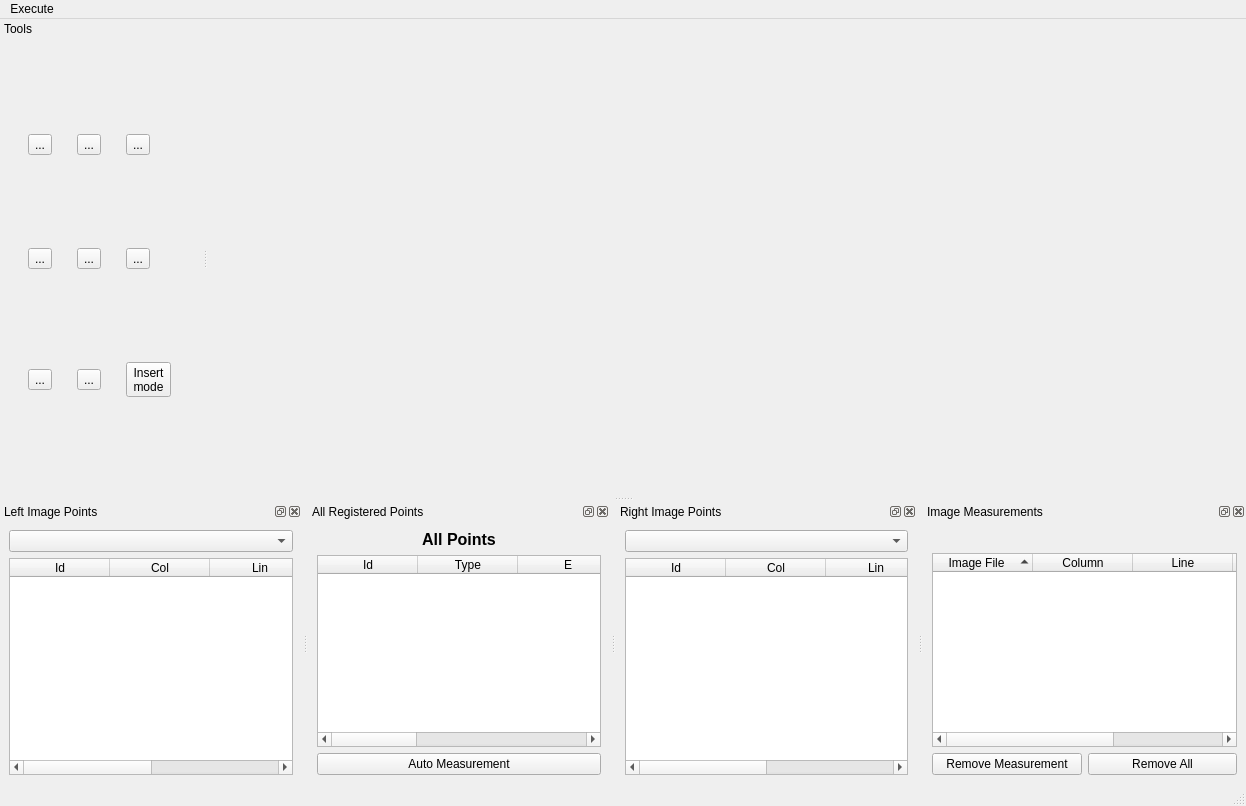
 <widget class="QMainWindow" name="PTMainWindow">
  <property name="geometry">
   <rect>
    <x>0</x>
    <y>0</y>
    <width>1246</width>
    <height>806</height>
   </rect>
  </property>
  <property name="windowTitle">
   <string>MainWindow</string>
  </property>
  <property name="autoFillBackground">
   <bool>true</bool>
  </property>
  <widget class="QWidget" name="centralwidget">
   <property name="maximumSize">
    <size>
     <width>16777215</width>
     <height>16777215</height>
    </size>
   </property>
   <layout class="QHBoxLayout" name="horizontalLayout">
    <item>
     <layout class="QVBoxLayout" name="viewerLayout">
      <property name="sizeConstraint">
       <enum>QLayout::SetNoConstraint</enum>
      </property>
     </layout>
    </item>
   </layout>
  </widget>
  <widget class="QMenuBar" name="menubar">
   <property name="geometry">
    <rect>
     <x>0</x>
     <y>0</y>
     <width>1246</width>
     <height>25</height>
    </rect>
   </property>
   <widget class="QMenu" name="menuExecute">
    <property name="title">
     <string>Execute</string>
    </property>
    <addaction name="actionCalculateFotoTri"/>
   </widget>
   <addaction name="menuExecute"/>
  </widget>
  <widget class="QStatusBar" name="statusBar"/>
  <widget class="QDockWidget" name="leftImageDock">
   <property name="sizePolicy">
    <sizepolicy hsizetype="MinimumExpanding" vsizetype="Preferred">
     <horstretch>0</horstretch>
     <verstretch>0</verstretch>
    </sizepolicy>
   </property>
   <property name="minimumSize">
    <size>
     <width>107</width>
     <height>164</height>
    </size>
   </property>
   <property name="features">
    <set>QDockWidget::AllDockWidgetFeatures</set>
   </property>
   <property name="allowedAreas">
    <set>Qt::BottomDockWidgetArea</set>
   </property>
   <property name="windowTitle">
    <string>Left Image Points</string>
   </property>
   <attribute name="dockWidgetArea">
    <number>8</number>
   </attribute>
   <widget class="QWidget" name="dockWidgetContents_7">
    <layout class="QVBoxLayout" name="verticalLayout">
     <item>
      <widget class="QComboBox" name="leftImageComboBox"/>
     </item>
     <item>
      <widget class="br::uerj::eng::efoto::ETableWidget" name="leftImageTableWidget">
       <property name="focusPolicy">
        <enum>Qt::StrongFocus</enum>
       </property>
       <property name="toolTip">
        <string comment="disambi" extracomment="comment">&lt;!DOCTYPE HTML PUBLIC &quot;-//W3C//DTD HTML 4.0//EN&quot; &quot;http://www.w3.org/TR/REC-html40/strict.dtd&quot;&gt;
&lt;html&gt;&lt;head&gt;&lt;meta name=&quot;qrichtext&quot; content=&quot;1&quot; /&gt;&lt;style type=&quot;text/css&quot;&gt;
p, li { white-space: pre-wrap; }
&lt;/style&gt;&lt;/head&gt;&lt;body style=&quot; font-family:'Sans'; font-size:10pt; font-weight:400; font-style:normal;&quot;&gt;
&lt;p style=&quot; margin-top:0px; margin-bottom:0px; margin-left:0px; margin-right:0px; -qt-block-indent:0; text-indent:0px;&quot;&gt;&lt;span style=&quot; color:#000000;&quot;&gt;Table with image's points&lt;/span&gt;&lt;/p&gt;&lt;/body&gt;&lt;/html&gt;</string>
       </property>
       <property name="editTriggers">
        <set>QAbstractItemView::NoEditTriggers</set>
       </property>
       <property name="showDropIndicator" stdset="0">
        <bool>false</bool>
       </property>
       <property name="dragDropOverwriteMode">
        <bool>false</bool>
       </property>
       <property name="sortingEnabled">
        <bool>true</bool>
       </property>
       <property name="rowCount">
        <number>0</number>
       </property>
       <property name="columnCount">
        <number>4</number>
       </property>
       <column>
        <property name="text">
         <string>Id</string>
        </property>
       </column>
       <column>
        <property name="text">
         <string>Col</string>
        </property>
       </column>
       <column>
        <property name="text">
         <string>Lin</string>
        </property>
       </column>
       <column>
        <property name="text">
         <string>key</string>
        </property>
       </column>
      </widget>
     </item>
    </layout>
   </widget>
  </widget>
  <widget class="QDockWidget" name="pointsDock">
   <property name="sizePolicy">
    <sizepolicy hsizetype="MinimumExpanding" vsizetype="Preferred">
     <horstretch>0</horstretch>
     <verstretch>0</verstretch>
    </sizepolicy>
   </property>
   <property name="minimumSize">
    <size>
     <width>259</width>
     <height>187</height>
    </size>
   </property>
   <property name="features">
    <set>QDockWidget::AllDockWidgetFeatures</set>
   </property>
   <property name="allowedAreas">
    <set>Qt::BottomDockWidgetArea</set>
   </property>
   <property name="windowTitle">
    <string>All Registered Points</string>
   </property>
   <attribute name="dockWidgetArea">
    <number>8</number>
   </attribute>
   <widget class="QWidget" name="dockWidgetContents_8">
    <layout class="QVBoxLayout" name="verticalLayout_2">
     <item>
      <widget class="QLabel" name="label_2">
       <property name="sizePolicy">
        <sizepolicy hsizetype="Minimum" vsizetype="Preferred">
         <horstretch>0</horstretch>
         <verstretch>0</verstretch>
        </sizepolicy>
       </property>
       <property name="text">
        <string>&lt;!DOCTYPE HTML PUBLIC &quot;-//W3C//DTD HTML 4.0//EN&quot; &quot;http://www.w3.org/TR/REC-html40/strict.dtd&quot;&gt;
&lt;html&gt;&lt;head&gt;&lt;meta name=&quot;qrichtext&quot; content=&quot;1&quot; /&gt;&lt;style type=&quot;text/css&quot;&gt;
p, li { white-space: pre-wrap; }
&lt;/style&gt;&lt;/head&gt;&lt;body style=&quot; font-family:'MS Shell Dlg 2'; font-size:8.25pt; font-weight:400; font-style:normal;&quot;&gt;
&lt;p align=&quot;center&quot; style=&quot; margin-top:0px; margin-bottom:0px; margin-left:0px; margin-right:0px; -qt-block-indent:0; text-indent:0px;&quot;&gt;&lt;span style=&quot; font-size:12pt; font-weight:600;&quot;&gt;All Points&lt;/span&gt;&lt;/p&gt;&lt;/body&gt;&lt;/html&gt;</string>
       </property>
      </widget>
     </item>
     <item>
      <widget class="br::uerj::eng::efoto::ETableWidget" name="pointsTableWidget">
       <property name="toolTip">
        <string>&lt;!DOCTYPE HTML PUBLIC &quot;-//W3C//DTD HTML 4.0//EN&quot; &quot;http://www.w3.org/TR/REC-html40/strict.dtd&quot;&gt;
&lt;html&gt;&lt;head&gt;&lt;meta name=&quot;qrichtext&quot; content=&quot;1&quot; /&gt;&lt;style type=&quot;text/css&quot;&gt;
p, li { white-space: pre-wrap; }
&lt;/style&gt;&lt;/head&gt;&lt;body style=&quot; font-family:'Sans'; font-size:10pt; font-weight:400; font-style:normal;&quot;&gt;
&lt;p style=&quot; margin-top:0px; margin-bottom:0px; margin-left:0px; margin-right:0px; -qt-block-indent:0; text-indent:0px;&quot;&gt;&lt;span style=&quot; color:#000000;&quot;&gt;Table with all points&lt;/span&gt;&lt;/p&gt;&lt;/body&gt;&lt;/html&gt;</string>
       </property>
       <property name="sortingEnabled">
        <bool>true</bool>
       </property>
       <property name="rowCount">
        <number>0</number>
       </property>
       <property name="columnCount">
        <number>6</number>
       </property>
       <column>
        <property name="text">
         <string>Id</string>
        </property>
       </column>
       <column>
        <property name="text">
         <string>Type</string>
        </property>
       </column>
       <column>
        <property name="text">
         <string>E</string>
        </property>
       </column>
       <column>
        <property name="text">
         <string>N</string>
        </property>
       </column>
       <column>
        <property name="text">
         <string>H</string>
        </property>
       </column>
       <column>
        <property name="text">
         <string>keys</string>
        </property>
       </column>
      </widget>
     </item>
     <item>
      <widget class="QPushButton" name="autoMeasurementButton">
       <property name="text">
        <string>Auto Measurement</string>
       </property>
      </widget>
     </item>
    </layout>
   </widget>
  </widget>
  <widget class="QDockWidget" name="rightImageDock">
   <property name="sizePolicy">
    <sizepolicy hsizetype="MinimumExpanding" vsizetype="Preferred">
     <horstretch>0</horstretch>
     <verstretch>0</verstretch>
    </sizepolicy>
   </property>
   <property name="minimumSize">
    <size>
     <width>107</width>
     <height>164</height>
    </size>
   </property>
   <property name="features">
    <set>QDockWidget::AllDockWidgetFeatures</set>
   </property>
   <property name="allowedAreas">
    <set>Qt::BottomDockWidgetArea</set>
   </property>
   <property name="windowTitle">
    <string>Right Image Points</string>
   </property>
   <attribute name="dockWidgetArea">
    <number>8</number>
   </attribute>
   <widget class="QWidget" name="dockWidgetContents_9">
    <layout class="QVBoxLayout" name="verticalLayout_3">
     <item>
      <widget class="QComboBox" name="rightImageComboBox"/>
     </item>
     <item>
      <widget class="br::uerj::eng::efoto::ETableWidget" name="rightImageTableWidget">
       <property name="toolTip">
        <string>&lt;!DOCTYPE HTML PUBLIC &quot;-//W3C//DTD HTML 4.0//EN&quot; &quot;http://www.w3.org/TR/REC-html40/strict.dtd&quot;&gt;
&lt;html&gt;&lt;head&gt;&lt;meta name=&quot;qrichtext&quot; content=&quot;1&quot; /&gt;&lt;style type=&quot;text/css&quot;&gt;
p, li { white-space: pre-wrap; }
&lt;/style&gt;&lt;/head&gt;&lt;body style=&quot; font-family:'Sans'; font-size:10pt; font-weight:400; font-style:normal;&quot;&gt;
&lt;p style=&quot; margin-top:0px; margin-bottom:0px; margin-left:0px; margin-right:0px; -qt-block-indent:0; text-indent:0px;&quot;&gt;&lt;span style=&quot; color:#000000;&quot;&gt;Table with image's points&lt;/span&gt;&lt;/p&gt;&lt;/body&gt;&lt;/html&gt;</string>
       </property>
       <property name="sortingEnabled">
        <bool>true</bool>
       </property>
       <property name="rowCount">
        <number>0</number>
       </property>
       <property name="columnCount">
        <number>4</number>
       </property>
       <column>
        <property name="text">
         <string>Id</string>
        </property>
       </column>
       <column>
        <property name="text">
         <string>Col</string>
        </property>
       </column>
       <column>
        <property name="text">
         <string>Lin</string>
        </property>
       </column>
       <column>
        <property name="text">
         <string>Key</string>
        </property>
       </column>
      </widget>
     </item>
    </layout>
   </widget>
  </widget>
  <widget class="QDockWidget" name="toolsDockWidget">
   <property name="sizePolicy">
    <sizepolicy hsizetype="Minimum" vsizetype="Minimum">
     <horstretch>0</horstretch>
     <verstretch>0</verstretch>
    </sizepolicy>
   </property>
   <property name="minimumSize">
    <size>
     <width>202</width>
     <height>177</height>
    </size>
   </property>
   <property name="maximumSize">
    <size>
     <width>500</width>
     <height>524287</height>
    </size>
   </property>
   <property name="baseSize">
    <size>
     <width>200</width>
     <height>300</height>
    </size>
   </property>
   <property name="features">
    <set>QDockWidget::DockWidgetMovable</set>
   </property>
   <property name="allowedAreas">
    <set>Qt::LeftDockWidgetArea|Qt::RightDockWidgetArea</set>
   </property>
   <property name="windowTitle">
    <string>Tools</string>
   </property>
   <attribute name="dockWidgetArea">
    <number>1</number>
   </attribute>
   <widget class="QWidget" name="dockWidgetContents_2">
    <layout class="QGridLayout" name="gridLayout">
     <item row="0" column="0">
      <widget class="QToolButton" name="markToolButton">
       <property name="toolTip">
        <string>&lt;!DOCTYPE HTML PUBLIC &quot;-//W3C//DTD HTML 4.0//EN&quot; &quot;http://www.w3.org/TR/REC-html40/strict.dtd&quot;&gt;
&lt;html&gt;&lt;head&gt;&lt;meta name=&quot;qrichtext&quot; content=&quot;1&quot; /&gt;&lt;style type=&quot;text/css&quot;&gt;
p, li { white-space: pre-wrap; }
&lt;/style&gt;&lt;/head&gt;&lt;body style=&quot; font-family:'Ubuntu'; font-size:11pt; font-weight:400; font-style:normal;&quot;&gt;
&lt;p style=&quot; margin-top:0px; margin-bottom:0px; margin-left:0px; margin-right:0px; -qt-block-indent:0; text-indent:0px;&quot;&gt;&lt;span style=&quot; font-family:'Sans'; font-size:8pt; font-weight:600; color:#000000;&quot;&gt;Create a photogrammetric point in project&lt;/span&gt;&lt;/p&gt;&lt;/body&gt;&lt;/html&gt;</string>
       </property>
       <property name="text">
        <string>...</string>
       </property>
       <property name="icon">
        <iconset resource="../resource/resource.qrc">
         <normaloff>:/icon/addmark.png</normaloff>:/icon/addmark.png</iconset>
       </property>
       <property name="iconSize">
        <size>
         <width>32</width>
         <height>32</height>
        </size>
       </property>
      </widget>
     </item>
     <item row="0" column="1">
      <widget class="QToolButton" name="flightDirectionToolButton">
       <property name="text">
        <string>...</string>
       </property>
       <property name="icon">
        <iconset resource="../resource/resource.qrc">
         <normaloff>:/icon/fd.png</normaloff>:/icon/fd.png</iconset>
       </property>
       <property name="iconSize">
        <size>
         <width>32</width>
         <height>32</height>
        </size>
       </property>
      </widget>
     </item>
     <item row="0" column="2">
      <widget class="QToolButton" name="calculateFotoTriToolButton">
       <property name="toolTip">
        <string>&lt;html&gt;&lt;head/&gt;&lt;body&gt;&lt;p&gt;&lt;span style=&quot; font-size:8pt; font-weight:600;&quot;&gt;Execute photo-triangulation&lt;/span&gt;&lt;/p&gt;&lt;/body&gt;&lt;/html&gt;</string>
       </property>
       <property name="text">
        <string>...</string>
       </property>
       <property name="icon">
        <iconset resource="../resource/resource.qrc">
         <normaloff>:/icon/exterior.png</normaloff>:/icon/exterior.png</iconset>
       </property>
       <property name="iconSize">
        <size>
         <width>32</width>
         <height>32</height>
        </size>
       </property>
      </widget>
     </item>
     <item row="1" column="0">
      <widget class="QToolButton" name="saveMarksButton">
       <property name="toolTip">
        <string>&lt;!DOCTYPE HTML PUBLIC &quot;-//W3C//DTD HTML 4.0//EN&quot; &quot;http://www.w3.org/TR/REC-html40/strict.dtd&quot;&gt;
&lt;html&gt;&lt;head&gt;&lt;meta name=&quot;qrichtext&quot; content=&quot;1&quot; /&gt;&lt;style type=&quot;text/css&quot;&gt;
p, li { white-space: pre-wrap; }
&lt;/style&gt;&lt;/head&gt;&lt;body style=&quot; font-family:'Ubuntu'; font-size:11pt; font-weight:400; font-style:normal;&quot;&gt;
&lt;p style=&quot; margin-top:0px; margin-bottom:0px; margin-left:0px; margin-right:0px; -qt-block-indent:0; text-indent:0px;&quot;&gt;&lt;span style=&quot; font-family:'MS Shell Dlg 2'; font-size:8pt; font-weight:600; color:#000000;&quot;&gt;Save measurements&lt;/span&gt;&lt;/p&gt;&lt;/body&gt;&lt;/html&gt;</string>
       </property>
       <property name="text">
        <string>...</string>
       </property>
       <property name="icon">
        <iconset resource="../resource/resource.qrc">
         <normaloff>:/icon/filesave</normaloff>:/icon/filesave</iconset>
       </property>
       <property name="iconSize">
        <size>
         <width>32</width>
         <height>32</height>
        </size>
       </property>
      </widget>
     </item>
     <item row="1" column="1">
      <widget class="QToolButton" name="viewReportToolButton">
       <property name="toolTip">
        <string>&lt;html&gt;&lt;head/&gt;&lt;body&gt;&lt;p&gt;&lt;span style=&quot; font-size:8pt; font-weight:600;&quot;&gt;View calculated exterior orientation parameters&lt;/span&gt;&lt;/p&gt;&lt;/body&gt;&lt;/html&gt;</string>
       </property>
       <property name="text">
        <string>...</string>
       </property>
       <property name="icon">
        <iconset resource="../resource/resource.qrc">
         <normaloff>:/icon/table.png</normaloff>:/icon/table.png</iconset>
       </property>
       <property name="iconSize">
        <size>
         <width>32</width>
         <height>32</height>
        </size>
       </property>
      </widget>
     </item>
     <item row="1" column="2">
      <widget class="QToolButton" name="exportToKmlButton">
       <property name="toolTip">
        <string>&lt;!DOCTYPE HTML PUBLIC &quot;-//W3C//DTD HTML 4.0//EN&quot; &quot;http://www.w3.org/TR/REC-html40/strict.dtd&quot;&gt;
&lt;html&gt;&lt;head&gt;&lt;meta name=&quot;qrichtext&quot; content=&quot;1&quot; /&gt;&lt;style type=&quot;text/css&quot;&gt;
p, li { white-space: pre-wrap; }
&lt;/style&gt;&lt;/head&gt;&lt;body style=&quot; font-family:'Ubuntu'; font-size:11pt; font-weight:400; font-style:normal;&quot;&gt;
&lt;p style=&quot; margin-top:0px; margin-bottom:0px; margin-left:0px; margin-right:0px; -qt-block-indent:0; text-indent:0px;&quot;&gt;&lt;span style=&quot; font-family:'MS Shell Dlg 2'; font-size:8pt; font-weight:600; color:#000000;&quot;&gt;Make a kml file displaying ground coordinates and image footprints&lt;/span&gt;&lt;/p&gt;&lt;/body&gt;&lt;/html&gt;</string>
       </property>
       <property name="text">
        <string>...</string>
       </property>
       <property name="icon">
        <iconset resource="../resource/resource.qrc">
         <normaloff>:/icon/exportKMLIcon.png</normaloff>:/icon/exportKMLIcon.png</iconset>
       </property>
       <property name="iconSize">
        <size>
         <width>32</width>
         <height>32</height>
        </size>
       </property>
      </widget>
     </item>
     <item row="2" column="0">
      <widget class="QToolButton" name="reportButton">
       <property name="toolTip">
        <string>&lt;!DOCTYPE HTML PUBLIC &quot;-//W3C//DTD HTML 4.0//EN&quot; &quot;http://www.w3.org/TR/REC-html40/strict.dtd&quot;&gt;
&lt;html&gt;&lt;head&gt;&lt;meta name=&quot;qrichtext&quot; content=&quot;1&quot; /&gt;&lt;style type=&quot;text/css&quot;&gt;
p, li { white-space: pre-wrap; }
&lt;/style&gt;&lt;/head&gt;&lt;body style=&quot; font-family:'Ubuntu'; font-size:11pt; font-weight:400; font-style:normal;&quot;&gt;
&lt;p style=&quot; margin-top:0px; margin-bottom:0px; margin-left:0px; margin-right:0px; -qt-block-indent:0; text-indent:0px;&quot;&gt;&lt;span style=&quot; font-family:'MS Shell Dlg 2'; font-size:8pt; font-weight:600; color:#000000;&quot;&gt;Photo-triangulation report &lt;/span&gt;&lt;/p&gt;&lt;/body&gt;&lt;/html&gt;</string>
       </property>
       <property name="text">
        <string>...</string>
       </property>
       <property name="icon">
        <iconset resource="../resource/resource.qrc">
         <normaloff>:/icon/report.png</normaloff>:/icon/report.png</iconset>
       </property>
       <property name="iconSize">
        <size>
         <width>32</width>
         <height>32</height>
        </size>
       </property>
      </widget>
     </item>
     <item row="2" column="1">
      <widget class="QToolButton" name="doneButton">
       <property name="toolTip">
        <string>&lt;!DOCTYPE HTML PUBLIC &quot;-//W3C//DTD HTML 4.0//EN&quot; &quot;http://www.w3.org/TR/REC-html40/strict.dtd&quot;&gt;
&lt;html&gt;&lt;head&gt;&lt;meta name=&quot;qrichtext&quot; content=&quot;1&quot; /&gt;&lt;style type=&quot;text/css&quot;&gt;
p, li { white-space: pre-wrap; }
&lt;/style&gt;&lt;/head&gt;&lt;body style=&quot; font-family:'Ubuntu'; font-size:11pt; font-weight:400; font-style:normal;&quot;&gt;
&lt;p style=&quot; margin-top:0px; margin-bottom:0px; margin-left:0px; margin-right:0px; -qt-block-indent:0; text-indent:0px;&quot;&gt;&lt;span style=&quot; font-family:'MS Shell Dlg 2'; font-size:8pt; font-weight:600; color:#000000;&quot;&gt;Done &lt;/span&gt;&lt;/p&gt;&lt;/body&gt;&lt;/html&gt;</string>
       </property>
       <property name="text">
        <string>...</string>
       </property>
       <property name="icon">
        <iconset resource="../resource/resource.qrc">
         <normaloff>:/icon/done.png</normaloff>:/icon/done.png</iconset>
       </property>
       <property name="iconSize">
        <size>
         <width>32</width>
         <height>32</height>
        </size>
       </property>
      </widget>
     </item>
     <item row="2" column="2">
      <widget class="QToolButton" name="insertPointInButton">
       <property name="toolTip">
        <string>&lt;!DOCTYPE HTML PUBLIC &quot;-//W3C//DTD HTML 4.0//EN&quot; &quot;http://www.w3.org/TR/REC-html40/strict.dtd&quot;&gt;
&lt;html&gt;&lt;head&gt;&lt;meta name=&quot;qrichtext&quot; content=&quot;1&quot; /&gt;&lt;style type=&quot;text/css&quot;&gt;
p, li { white-space: pre-wrap; }
&lt;/style&gt;&lt;/head&gt;&lt;body style=&quot; font-family:'Sans'; font-size:10pt; font-weight:400; font-style:normal;&quot;&gt;
&lt;p style=&quot; margin-top:0px; margin-bottom:0px; margin-left:0px; margin-right:0px; -qt-block-indent:0; text-indent:0px;&quot;&gt;&lt;span style=&quot; color:#000000;&quot;&gt;Change to insertion mode to ON or OFF&lt;/span&gt;&lt;/p&gt;&lt;/body&gt;&lt;/html&gt;</string>
       </property>
       <property name="statusTip">
        <string/>
       </property>
       <property name="text">
        <string>Insert
mode</string>
       </property>
       <property name="checkable">
        <bool>true</bool>
       </property>
       <property name="popupMode">
        <enum>QToolButton::InstantPopup</enum>
       </property>
       <property name="toolButtonStyle">
        <enum>Qt::ToolButtonTextOnly</enum>
       </property>
       <property name="autoRaise">
        <bool>false</bool>
       </property>
       <property name="arrowType">
        <enum>Qt::LeftArrow</enum>
       </property>
      </widget>
     </item>
    </layout>
   </widget>
  </widget>
  <widget class="QDockWidget" name="appearancesImagesDock">
   <property name="sizePolicy">
    <sizepolicy hsizetype="MinimumExpanding" vsizetype="Minimum">
     <horstretch>0</horstretch>
     <verstretch>0</verstretch>
    </sizepolicy>
   </property>
   <property name="minimumSize">
    <size>
     <width>293</width>
     <height>218</height>
    </size>
   </property>
   <property name="windowTitle">
    <string>Image Measurements</string>
   </property>
   <attribute name="dockWidgetArea">
    <number>8</number>
   </attribute>
   <widget class="QWidget" name="dockWidgetContents">
    <layout class="QVBoxLayout" name="verticalLayout_4">
     <item>
      <widget class="QLabel" name="pointIdLabel">
       <property name="sizePolicy">
        <sizepolicy hsizetype="Preferred" vsizetype="Fixed">
         <horstretch>0</horstretch>
         <verstretch>0</verstretch>
        </sizepolicy>
       </property>
       <property name="minimumSize">
        <size>
         <width>0</width>
         <height>17</height>
        </size>
       </property>
       <property name="maximumSize">
        <size>
         <width>16777215</width>
         <height>17</height>
        </size>
       </property>
       <property name="text">
        <string/>
       </property>
       <property name="alignment">
        <set>Qt::AlignCenter</set>
       </property>
      </widget>
     </item>
     <item>
      <widget class="QTreeWidget" name="imagesPointTreeWidget">
       <property name="sizePolicy">
        <sizepolicy hsizetype="Preferred" vsizetype="Preferred">
         <horstretch>0</horstretch>
         <verstretch>0</verstretch>
        </sizepolicy>
       </property>
       <property name="minimumSize">
        <size>
         <width>0</width>
         <height>0</height>
        </size>
       </property>
       <property name="maximumSize">
        <size>
         <width>16777215</width>
         <height>16777215</height>
        </size>
       </property>
       <property name="autoScroll">
        <bool>true</bool>
       </property>
       <property name="editTriggers">
        <set>QAbstractItemView::NoEditTriggers</set>
       </property>
       <property name="showDropIndicator" stdset="0">
        <bool>false</bool>
       </property>
       <property name="dragDropMode">
        <enum>QAbstractItemView::NoDragDrop</enum>
       </property>
       <property name="alternatingRowColors">
        <bool>true</bool>
       </property>
       <property name="selectionMode">
        <enum>QAbstractItemView::SingleSelection</enum>
       </property>
       <property name="indentation">
        <number>0</number>
       </property>
       <property name="rootIsDecorated">
        <bool>true</bool>
       </property>
       <property name="uniformRowHeights">
        <bool>true</bool>
       </property>
       <property name="itemsExpandable">
        <bool>true</bool>
       </property>
       <property name="sortingEnabled">
        <bool>true</bool>
       </property>
       <property name="animated">
        <bool>true</bool>
       </property>
       <property name="wordWrap">
        <bool>true</bool>
       </property>
       <property name="columnCount">
        <number>5</number>
       </property>
       <attribute name="headerShowSortIndicator" stdset="0">
        <bool>true</bool>
       </attribute>
       <attribute name="headerStretchLastSection">
        <bool>true</bool>
       </attribute>
       <column>
        <property name="text">
         <string>Image File</string>
        </property>
        <property name="textAlignment">
         <set>AlignHCenter|AlignVCenter|AlignCenter</set>
        </property>
       </column>
       <column>
        <property name="text">
         <string notr="true">Column</string>
        </property>
        <property name="textAlignment">
         <set>AlignHCenter|AlignVCenter|AlignCenter</set>
        </property>
       </column>
       <column>
        <property name="text">
         <string notr="true">Line</string>
        </property>
        <property name="textAlignment">
         <set>AlignHCenter|AlignVCenter|AlignCenter</set>
        </property>
       </column>
       <column>
        <property name="text">
         <string notr="true">Image Key</string>
        </property>
        <property name="textAlignment">
         <set>AlignHCenter|AlignVCenter|AlignCenter</set>
        </property>
       </column>
       <column>
        <property name="text">
         <string>Point Key</string>
        </property>
       </column>
      </widget>
     </item>
     <item>
      <layout class="QHBoxLayout" name="horizontalLayout_2">
       <item>
        <widget class="QPushButton" name="removeButton">
         <property name="text">
          <string>Remove Measurement</string>
         </property>
        </widget>
       </item>
       <item>
        <widget class="QPushButton" name="removeAllButton">
         <property name="text">
          <string>Remove All</string>
         </property>
        </widget>
       </item>
      </layout>
     </item>
    </layout>
   </widget>
  </widget>
  <action name="actionSet_Mark">
   <property name="checkable">
    <bool>true</bool>
   </property>
   <property name="icon">
    <iconset>
     <normaloff>:/icon/mark.png</normaloff>:/icon/mark.png</iconset>
   </property>
   <property name="text">
    <string>actionSet_Mark</string>
   </property>
   <property name="toolTip">
    <string>&lt;!DOCTYPE HTML PUBLIC &quot;-//W3C//DTD HTML 4.0//EN&quot; &quot;http://www.w3.org/TR/REC-html40/strict.dtd&quot;&gt;
&lt;html&gt;&lt;head&gt;&lt;meta name=&quot;qrichtext&quot; content=&quot;1&quot; /&gt;&lt;style type=&quot;text/css&quot;&gt;
p, li { white-space: pre-wrap; }
&lt;/style&gt;&lt;/head&gt;&lt;body style=&quot; font-family:'Sans'; font-size:10pt; font-weight:400; font-style:normal;&quot;&gt;
&lt;p style=&quot; margin-top:0px; margin-bottom:0px; margin-left:0px; margin-right:0px; -qt-block-indent:0; text-indent:0px;&quot;&gt;&lt;span style=&quot; color:#000000;&quot;&gt;Mark point in image&lt;/span&gt;&lt;/p&gt;&lt;/body&gt;&lt;/html&gt;</string>
   </property>
   <property name="iconVisibleInMenu">
    <bool>false</bool>
   </property>
   <property name="priority">
    <enum>QAction::LowPriority</enum>
   </property>
  </action>
  <action name="actionMove">
   <property name="checkable">
    <bool>true</bool>
   </property>
   <property name="icon">
    <iconset resource="../resource/resource.qrc">
     <normaloff>:/icon/move.png</normaloff>:/icon/move.png</iconset>
   </property>
   <property name="text">
    <string>move</string>
   </property>
   <property name="toolTip">
    <string>&lt;!DOCTYPE HTML PUBLIC &quot;-//W3C//DTD HTML 4.0//EN&quot; &quot;http://www.w3.org/TR/REC-html40/strict.dtd&quot;&gt;
&lt;html&gt;&lt;head&gt;&lt;meta name=&quot;qrichtext&quot; content=&quot;1&quot; /&gt;&lt;style type=&quot;text/css&quot;&gt;
p, li { white-space: pre-wrap; }
&lt;/style&gt;&lt;/head&gt;&lt;body style=&quot; font-family:'Sans'; font-size:10pt; font-weight:400; font-style:normal;&quot;&gt;
&lt;p style=&quot; margin-top:0px; margin-bottom:0px; margin-left:0px; margin-right:0px; -qt-block-indent:0; text-indent:0px;&quot;&gt;&lt;span style=&quot; color:#000000;&quot;&gt;Move a image&lt;/span&gt;&lt;/p&gt;&lt;/body&gt;&lt;/html&gt;</string>
   </property>
  </action>
  <action name="actionZoom">
   <property name="checkable">
    <bool>true</bool>
   </property>
   <property name="icon">
    <iconset resource="../resource/resource.qrc">
     <normaloff>:/icon/find.png</normaloff>:/icon/find.png</iconset>
   </property>
   <property name="text">
    <string>zoom</string>
   </property>
   <property name="toolTip">
    <string>&lt;!DOCTYPE HTML PUBLIC &quot;-//W3C//DTD HTML 4.0//EN&quot; &quot;http://www.w3.org/TR/REC-html40/strict.dtd&quot;&gt;
&lt;html&gt;&lt;head&gt;&lt;meta name=&quot;qrichtext&quot; content=&quot;1&quot; /&gt;&lt;style type=&quot;text/css&quot;&gt;
p, li { white-space: pre-wrap; }
&lt;/style&gt;&lt;/head&gt;&lt;body style=&quot; font-family:'Sans'; font-size:10pt; font-weight:400; font-style:normal;&quot;&gt;
&lt;p style=&quot; margin-top:0px; margin-bottom:0px; margin-left:0px; margin-right:0px; -qt-block-indent:0; text-indent:0px;&quot;&gt;&lt;span style=&quot; color:#000000;&quot;&gt;Zoom in image&lt;/span&gt;&lt;/p&gt;&lt;/body&gt;&lt;/html&gt;</string>
   </property>
  </action>
  <action name="actionFit_View">
   <property name="icon">
    <iconset resource="../resource/resource.qrc">
     <normaloff>:/icon/fit.png</normaloff>:/icon/fit.png</iconset>
   </property>
   <property name="text">
    <string>fit</string>
   </property>
   <property name="toolTip">
    <string>&lt;!DOCTYPE HTML PUBLIC &quot;-//W3C//DTD HTML 4.0//EN&quot; &quot;http://www.w3.org/TR/REC-html40/strict.dtd&quot;&gt;
&lt;html&gt;&lt;head&gt;&lt;meta name=&quot;qrichtext&quot; content=&quot;1&quot; /&gt;&lt;style type=&quot;text/css&quot;&gt;
p, li { white-space: pre-wrap; }
&lt;/style&gt;&lt;/head&gt;&lt;body style=&quot; font-family:'Sans'; font-size:10pt; font-weight:400; font-style:normal;&quot;&gt;
&lt;p style=&quot; margin-top:0px; margin-bottom:0px; margin-left:0px; margin-right:0px; -qt-block-indent:0; text-indent:0px;&quot;&gt;&lt;span style=&quot; color:#000000;&quot;&gt;Fit image in all possible area&lt;/span&gt;&lt;/p&gt;&lt;/body&gt;&lt;/html&gt;</string>
   </property>
  </action>
  <action name="actionFoto_Tri">
   <property name="icon">
    <iconset resource="../resource/resource.qrc">
     <normaloff>:/icon/exterior.png</normaloff>:/icon/exterior.png</iconset>
   </property>
   <property name="text">
    <string>fotoTri</string>
   </property>
   <property name="toolTip">
    <string>&lt;!DOCTYPE HTML PUBLIC &quot;-//W3C//DTD HTML 4.0//EN&quot; &quot;http://www.w3.org/TR/REC-html40/strict.dtd&quot;&gt;
&lt;html&gt;&lt;head&gt;&lt;meta name=&quot;qrichtext&quot; content=&quot;1&quot; /&gt;&lt;style type=&quot;text/css&quot;&gt;
p, li { white-space: pre-wrap; }
&lt;/style&gt;&lt;/head&gt;&lt;body style=&quot; font-family:'Sans'; font-size:10pt; font-weight:400; font-style:normal;&quot;&gt;
&lt;p style=&quot; margin-top:0px; margin-bottom:0px; margin-left:0px; margin-right:0px; -qt-block-indent:0; text-indent:0px;&quot;&gt;&lt;span style=&quot; color:#000000;&quot;&gt;Run PhotoTriangulation&lt;/span&gt;&lt;/p&gt;&lt;/body&gt;&lt;/html&gt;</string>
   </property>
  </action>
  <action name="actionView_Report">
   <property name="icon">
    <iconset resource="../resource/resource.qrc">
     <normaloff>:/icon/table.png</normaloff>:/icon/table.png</iconset>
   </property>
   <property name="text">
    <string>viewReport</string>
   </property>
   <property name="toolTip">
    <string>&lt;!DOCTYPE HTML PUBLIC &quot;-//W3C//DTD HTML 4.0//EN&quot; &quot;http://www.w3.org/TR/REC-html40/strict.dtd&quot;&gt;
&lt;html&gt;&lt;head&gt;&lt;meta name=&quot;qrichtext&quot; content=&quot;1&quot; /&gt;&lt;style type=&quot;text/css&quot;&gt;
p, li { white-space: pre-wrap; }
&lt;/style&gt;&lt;/head&gt;&lt;body style=&quot; font-family:'Sans'; font-size:10pt; font-weight:400; font-style:normal;&quot;&gt;
&lt;p style=&quot; margin-top:0px; margin-bottom:0px; margin-left:0px; margin-right:0px; -qt-block-indent:0; text-indent:0px;&quot;&gt;&lt;span style=&quot; color:#000000;&quot;&gt;See the results/report&lt;/span&gt;&lt;/p&gt;&lt;/body&gt;&lt;/html&gt;</string>
   </property>
  </action>
  <action name="actionFlightDirection">
   <property name="checkable">
    <bool>true</bool>
   </property>
   <property name="icon">
    <iconset resource="../resource/resource.qrc">
     <normaloff>:/icon/fd.png</normaloff>:/icon/fd.png</iconset>
   </property>
   <property name="text">
    <string>flightdirection</string>
   </property>
   <property name="toolTip">
    <string>&lt;!DOCTYPE HTML PUBLIC &quot;-//W3C//DTD HTML 4.0//EN&quot; &quot;http://www.w3.org/TR/REC-html40/strict.dtd&quot;&gt;
&lt;html&gt;&lt;head&gt;&lt;meta name=&quot;qrichtext&quot; content=&quot;1&quot; /&gt;&lt;style type=&quot;text/css&quot;&gt;
p, li { white-space: pre-wrap; }
&lt;/style&gt;&lt;/head&gt;&lt;body style=&quot; font-family:'Sans'; font-size:10pt; font-weight:400; font-style:normal;&quot;&gt;
&lt;p style=&quot; margin-top:0px; margin-bottom:0px; margin-left:0px; margin-right:0px; -qt-block-indent:0; text-indent:0px;&quot;&gt;&lt;span style=&quot; color:#000000;&quot;&gt;Indicates flight's direction&lt;/span&gt;&lt;/p&gt;&lt;/body&gt;&lt;/html&gt;</string>
   </property>
  </action>
  <action name="actionCalculateFotoTri">
   <property name="text">
    <string>Calculate</string>
   </property>
   <property name="toolTip">
    <string>Calculate PhotoTriangulation</string>
   </property>
   <property name="shortcut">
    <string>Alt+F</string>
   </property>
  </action>
 </widget>
